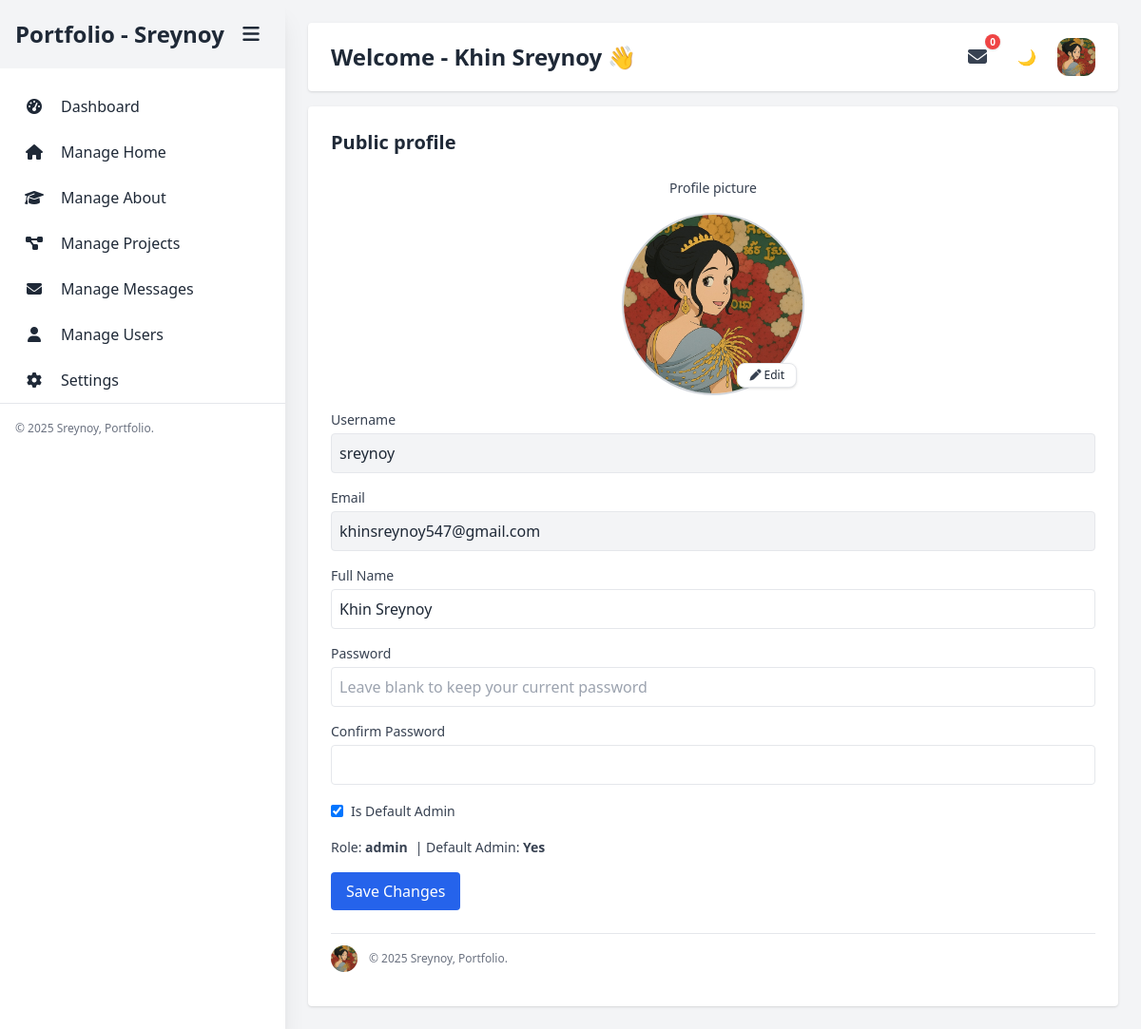
The app's page /profile.php (signed in) with its own data.
### tables this page shows
CREATE TABLE IF NOT EXISTS `users` (
  `id` int NOT NULL AUTO_INCREMENT,
  `username` varchar(50) NOT NULL,
  `email` varchar(100) NOT NULL,
  `password` varchar(255) DEFAULT NULL,
  `full_name` varchar(100) DEFAULT NULL,
  `user_profile` varchar(255) DEFAULT NULL,
  `role` varchar(20) DEFAULT NULL,
  `created_at` timestamp NULL DEFAULT CURRENT_TIMESTAMP,
  `updated_at` timestamp NULL DEFAULT CURRENT_TIMESTAMP ON UPDATE CURRENT_TIMESTAMP,
  `is_default_admin` tinyint(1) DEFAULT '0',
  PRIMARY KEY (`id`),
  UNIQUE KEY `email` (`email`)
);

### profile.php (the view, shortened to what this page needs)
<?php
    require_once 'includes/header.php';
    $userId = $_SESSION['admin_id'];
    $stmt = $conn->prepare("SELECT username, full_name, email, role, user_profile, is_default_admin FROM users WHERE id = ?");
    $stmt->bind_param("i", $userId);
    $stmt->execute();
    $stmt->bind_result($username, $fullName, $email, $role, $userProfile, $isDefaultAdmin);
?>
<div class="flex min-h-screen">
    <?php include 'includes/sidebar.php'; ?>
    <main class="flex-1 p-6 bg-gray-100 dark:bg-gray-900">
        <?php include 'includes/topbar.php'; ?>
        <div class="max-w-4xl mx-auto bg-white dark:bg-gray-800 rounded shadow p-6">
            <h2 class="text-xl font-bold mb-6">Public profile</h2>
            <form method="POST" enctype="multipart/form-data" class="space-y-4">
                <label class="block text-center text-sm font-medium text-gray-700 dark:text-gray-300">Profile picture</label>
                <div class="relative w-48 h-48 group mx-auto">
                    <button type="button" id="profileImageDropdownBtn"
                        class="block w-full h-full focus:outline-none mt-1 hover:opacity-90 transition">
                        <img id="profilePreview"
                            src="<?= htmlspecialchars($userProfile ?: 'assets/uploads/default.png') ?>"
                            alt="Profile"
                            class="w-full h-full object-cover border-2 border-gray-300 rounded-full">
                        <span class="absolute bottom-2 right-2 px-3 py-1 bg-white dark:bg-gray-700 text-xs border rounded-lg shadow">
                            <i class="fa-solid fa-pen text-xs text-gray-700 dark:text-gray-200"></i> Edit
                        </span>
                    </button>
                </div>
                <div>
                    <label class="block text-sm font-medium text-gray-700 dark:text-gray-300">Username</label>
                    <input type="text" value="<?= htmlspecialchars($username) ?>" disabled class="w-full mt-1 p-2 bg-gray-100 dark:bg-gray-700 border rounded" />
                </div>
                <div>
                    <label class="block text-sm font-medium text-gray-700 dark:text-gray-300">Email</label>
                    <input type="email" value="<?= htmlspecialchars($email) ?>" disabled class="w-full mt-1 p-2 bg-gray-100 dark:bg-gray-700 border rounded" />
                </div>
                <div>
                    <label class="block text-sm font-medium text-gray-700 dark:text-gray-300">Full Name</label>
                    <input type="text" name="full_name" value="<?= htmlspecialchars($fullName) ?>" class="w-full mt-1 p-2 border rounded dark:bg-gray-800" />
                </div>
                <div>
                    <label class="block text-sm font-medium text-gray-700 dark:text-gray-300">Password</label>
                    <input type="password" name="password" class="w-full mt-1 p-2 border rounded dark:bg-gray-800" placeholder="Leave blank to keep your current password" />
                </div>
                <div>
                    <label class="block text-sm font-medium text-gray-700 dark:text-gray-300">Confirm Password</label>
                    <input type="password" name="confirm_password" class="w-full mt-1 p-2 border rounded dark:bg-gray-800" />
                </div>
                <?php if ($isDefaultAdmin): ?>
                <div>
                    <label class="inline-flex items-center">
                        <input type="checkbox" name="is_default_admin" value="1" <?= $isDefaultAdmin ? 'checked' : '' ?> class="form-checkbox text-blue-600" />
                        <span class="ml-2 text-sm text-gray-700 dark:text-gray-300">Is Default Admin</span>
                    </label>
                </div>
                <?php endif; ?>
                <div class="flex items-center gap-2">
                    <span class="text-sm text-gray-700 dark:text-gray-300">Role: <strong><?= htmlspecialchars($role) ?></strong></span>
                    <span class="text-sm text-gray-700 dark:text-gray-300">| Default Admin: <strong><?= $isDefaultAdmin ? 'Yes' : 'No' ?></strong></span>
                </div>
                <button type="submit" class="mt-4 bg-blue-600 hover:bg-blue-700 text-white px-4 py-2 rounded">Save Changes</button>
            </form>
            <footer class="flex flex-row gap-3 items-center py-3 mt-6 border-t border-gray-200 dark:border-gray-700">
                <a href="dashboard.php" class="w-7 h-7 rounded-full overflow-hidden flex items-center justify-center focus:outline-none">
                    <img src="<?= htmlspecialchars($userProfile) ?>" alt="Profile" class="w-full h-full object-cover hover:opacity-80">
                </a>
                <span class="text-xs text-gray-500 dark:text-gray-400 capitalize">© <?= date('Y') ?> <?= htmlspecialchars($userName) ?>, Portfolio.</span>
            </footer>
        </div>
    </main>
</div>
<?php include 'includes/footer.php'; ?>

### includes/sidebar.php (shortened to what this page needs)
<?php
$currentPage = basename($_SERVER['PHP_SELF']);
?>
<aside id="sidebar" class="sticky top-0 h-screen bg-white dark:bg-gray-800 shadow-xl transition-all duration-300 ease-in-out overflow-hidden w-1/3 xl:w-1/6 lg:w-1/4">
    <nav>
        <div class="flex items-center justify-between bg-gray-100 dark:bg-gray-700 py-4 px-4">
            <h2 class="menu-title text-2xl font-bold capitalize">Portfolio - <?= htmlspecialchars($userName) ?></h2>
            <button id="toggleSidebar" class="flex items-center justify-center w-10 h-10 hover:bg-gray-300/50 p-2 text-xl rounded-lg" title="Toggle Menu">
                <i class="fas fa-bars"></i>
            </button>
        </div>
        <ul class="mt-4">
            <li>
                <a href="dashboard.php"
                   class="menu-item flex items-center gap-2 py-1 px-4 hover:bg-gray-200 dark:hover:bg-gray-700 block <?= $currentPage === 'dashboard.php' ? 'bg-gray-100 dark:bg-gray-700 font-semibold' : '' ?>">
                   <div class="flex items-center justify-center w-10 h-10"><i class="fas fa-tachometer-alt"></i> </div>
                    <span class="menu-text">Dashboard</span>
                </a>
            </li>
            <li>
                <a href="home.php"
                   class="menu-item flex items-center gap-2 py-1 px-4 hover:bg-gray-200 dark:hover:bg-gray-700 block <?= $currentPage === 'home.php' ? 'bg-gray-100 dark:bg-gray-700 font-semibold' : '' ?>">
                    <div class="flex items-center justify-center w-10 h-10"><i class="fas fa-home"></i> </div>
                    <span class="menu-text">Manage Home</span>
                </a>
            </li>
            <li>
                <a href="about.php"
                   class="menu-item flex items-center gap-2 py-1 px-4 hover:bg-gray-200 dark:hover:bg-gray-700 block <?= $currentPage === 'about.php' ? 'bg-gray-100 dark:bg-gray-700 font-semibold' : '' ?>">
                    <div class="flex items-center justify-center w-10 h-10"><i class="fas fa-graduation-cap"></i> </div>
                    <span class="menu-text">Manage About</span>
                </a>
            </li>
            <li>
                <a href="projects.php"
                   class="menu-item flex items-center gap-2 py-1 px-4 hover:bg-gray-200 dark:hover:bg-gray-700 block <?= $currentPage === 'projects.php' ? 'bg-gray-100 dark:bg-gray-700 font-semibold' : '' ?>">
                    <div class="flex items-center justify-center w-10 h-10"><i class="fas fa-project-diagram"></i> </div>
                    <span class="menu-text">Manage Projects</span>
                </a>
            </li>
            <li>
                <a href="messages.php"
                   class="menu-item flex items-center gap-2 py-1 px-4 hover:bg-gray-200 dark:hover:bg-gray-700 block <?= $currentPage === 'messages.php' ? 'bg-gray-100 dark:bg-gray-700 font-semibold' : '' ?>">
                    <div class="flex items-center justify-center w-10 h-10"><i class="fas fa-envelope"></i> </div>
                    <span class="menu-text">Manage Messages</span>
                </a>
            </li>
            <li>
                <a href="users.php"
                    class="menu-item flex items-center gap-2 py-1 px-4 hover:bg-gray-200 dark:hover:bg-gray-700 block <?= $currentPage === 'users.php' ? 'bg-gray-100 dark:bg-gray-700 font-semibold' : '' ?>">
                    <div class="flex items-center justify-center w-10 h-10"><i class="fas fa-user"></i> </div>
                    <span class="menu-text">Manage Users</span>
                </a>
            </li>
            <li>
                <a href="settings.php"
                    class="menu-item flex items-center gap-2 py-1 px-4 hover:bg-gray-200 dark:hover:bg-gray-700 block <?= $currentPage === 'settings.php' ? 'bg-gray-100 dark:bg-gray-700 font-semibold' : '' ?>">
                    <div class="flex items-center justify-center w-10 h-10"><i class="fa-solid fa-gear"></i> </div>
                    <span class="menu-text">Settings</span>
                </a>
            </li>
        </ul>
    </nav>
    <footer class="py-3 border-t border-gray-200 dark:border-gray-700">
        <span class="menu-text px-4 text-xs text-gray-500 dark:text-gray-400 capitalize">© <?= date('Y') ?> <?= htmlspecialchars($userName) ?>, Portfolio.</span>
    </footer>
</aside>

### includes/topbar.php (shortened to what this page needs)
<header class="sticky top-0 flex justify-between items-center px-6 py-4 mb-4 rounded bg-white dark:bg-gray-800 shadow">
    <h1 class="text-2xl font-bold capitalize">Welcome - <?= htmlspecialchars($siteTitle) ?> 👋</h1>
    <div class="flex gap-3 items-center">
        <div class="relative ml-4">
            <button id="messageToggle"
                class="relative flex items-center justify-center w-10 h-10 p-2 rounded-lg dark:border-gray-600 hover:bg-gray-200 dark:hover:bg-gray-700 focus:outline-none">
                <i class="fas fa-envelope text-xl text-gray-700"></i>
                <span id="unread-badge"
                    class="absolute -top-1 -right-1 w-4 h-4 flex items-center justify-center bg-red-500 text-white text-[10px] font-bold animate-bounce p-1.5 rounded-full leading-none shadow">0</span>
            </button>
        </div>
        <button id="dark-mode-toggle" aria-label="Toggle Dark Mode"
            class="w-10 h-10 p-2 rounded-lg dark:border-gray-600 hover:bg-gray-200 dark:hover:bg-gray-700">
        </button>
        <div class="relative group">
            <button id="topbarProfileDropdownBtn" class="w-10 h-10 rounded-xl overflow-hidden flex items-center justify-center focus:outline-none">
                <?php if ($userProfile): ?>
                    <img src="<?= htmlspecialchars($userProfile) ?>" alt="Profile" class="w-full h-full object-cover">
                <?php else: ?>
                    <span class="text-sm text-white bg-gray-500 w-full h-full flex items-center justify-center">N/A</span>
                <?php endif; ?>
            </button>
        </div>
    </div>
</header>

### records on screen
users: username "Sreynoy", full_name "Khin Sreynoy", user_profile (picture), username "sreynoy", email "khinsreynoy547@gmail.com", is_default_admin "☑", role "admin"
